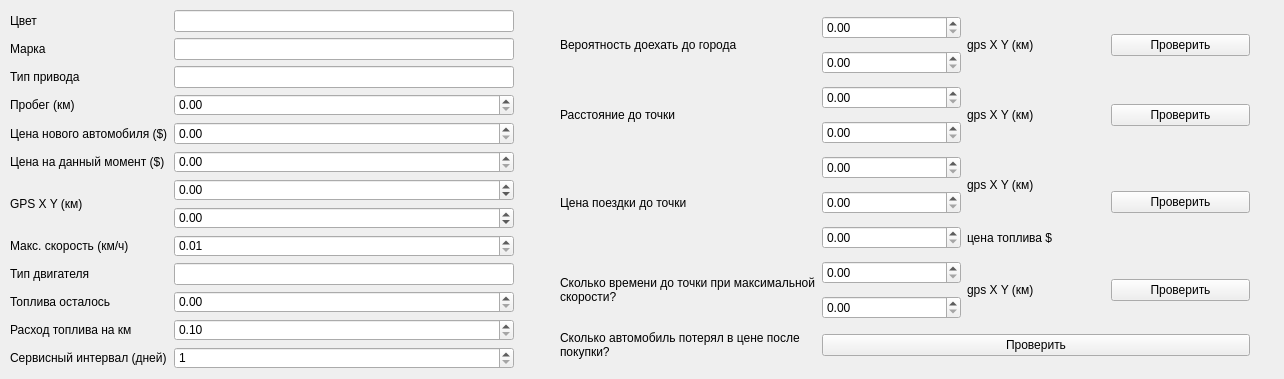
<?xml version="1.0" encoding="UTF-8"?>
<ui version="4.0">
 <class>Form</class>
 <widget class="QWidget" name="Form">
  <property name="geometry">
   <rect>
    <x>0</x>
    <y>0</y>
    <width>1284</width>
    <height>379</height>
   </rect>
  </property>
  <property name="minimumSize">
   <size>
    <width>1284</width>
    <height>379</height>
   </size>
  </property>
  <property name="maximumSize">
   <size>
    <width>1284</width>
    <height>379</height>
   </size>
  </property>
  <property name="windowTitle">
   <string notr="true">Автомобиль в одномерном пространстве</string>
  </property>
  <widget class="QWidget" name="gridLayoutWidget">
   <property name="geometry">
    <rect>
     <x>10</x>
     <y>10</y>
     <width>504</width>
     <height>360</height>
    </rect>
   </property>
   <layout class="QGridLayout" name="gridData">
    <item row="11" column="1">
     <widget class="QDoubleSpinBox" name="boxFuelConsumption">
      <property name="minimum">
       <double>0.100000000000000</double>
      </property>
      <property name="maximum">
       <double>999999999.990000009536743</double>
      </property>
     </widget>
    </item>
    <item row="3" column="1">
     <widget class="QDoubleSpinBox" name="boxMileage">
      <property name="maximum">
       <double>999999999.990000009536743</double>
      </property>
     </widget>
    </item>
    <item row="5" column="0">
     <widget class="QLabel" name="labelNowCost">
      <property name="text">
       <string>Цена на данный момент ($)</string>
      </property>
     </widget>
    </item>
    <item row="1" column="1">
     <widget class="QLineEdit" name="boxBrand"/>
    </item>
    <item row="8" column="1">
     <widget class="QDoubleSpinBox" name="boxMaxSpeed">
      <property name="minimum">
       <double>0.010000000000000</double>
      </property>
      <property name="maximum">
       <double>9999999.990000000223517</double>
      </property>
     </widget>
    </item>
    <item row="5" column="1">
     <widget class="QDoubleSpinBox" name="boxNowCost">
      <property name="maximum">
       <double>9999999999999.990234375000000</double>
      </property>
     </widget>
    </item>
    <item row="12" column="0">
     <widget class="QLabel" name="labelServiceInterval">
      <property name="text">
       <string>Сервисный интервал (дней)</string>
      </property>
     </widget>
    </item>
    <item row="3" column="0">
     <widget class="QLabel" name="labelMileage">
      <property name="text">
       <string>Пробег (км)</string>
      </property>
     </widget>
    </item>
    <item row="4" column="0">
     <widget class="QLabel" name="labelNewCost">
      <property name="text">
       <string>Цена нового автомобиля ($)</string>
      </property>
     </widget>
    </item>
    <item row="6" column="1">
     <widget class="QDoubleSpinBox" name="boxGPSX">
      <property name="minimum">
       <double>-9999999999999.000000000000000</double>
      </property>
      <property name="maximum">
       <double>9999999999.989999771118164</double>
      </property>
     </widget>
    </item>
    <item row="12" column="1">
     <widget class="QSpinBox" name="boxServiceInterval">
      <property name="minimum">
       <number>1</number>
      </property>
      <property name="maximum">
       <number>99999999</number>
      </property>
     </widget>
    </item>
    <item row="0" column="1">
     <widget class="QLineEdit" name="boxColor"/>
    </item>
    <item row="9" column="1">
     <widget class="QLineEdit" name="boxEngineType"/>
    </item>
    <item row="1" column="0">
     <widget class="QLabel" name="labelBrand">
      <property name="text">
       <string>Марка</string>
      </property>
     </widget>
    </item>
    <item row="10" column="1">
     <widget class="QDoubleSpinBox" name="boxRemaningFuel">
      <property name="maximum">
       <double>999999999.990000009536743</double>
      </property>
     </widget>
    </item>
    <item row="9" column="0">
     <widget class="QLabel" name="LabelEngineType">
      <property name="text">
       <string>Тип двигателя</string>
      </property>
     </widget>
    </item>
    <item row="4" column="1">
     <widget class="QDoubleSpinBox" name="boxNewCost">
      <property name="maximum">
       <double>9999999999999.990234375000000</double>
      </property>
     </widget>
    </item>
    <item row="2" column="1">
     <widget class="QLineEdit" name="boxDriveType"/>
    </item>
    <item row="11" column="0">
     <widget class="QLabel" name="labelFuelConsumption">
      <property name="text">
       <string>Расход топлива на км</string>
      </property>
     </widget>
    </item>
    <item row="2" column="0">
     <widget class="QLabel" name="labelDriveType">
      <property name="text">
       <string>Тип привода</string>
      </property>
     </widget>
    </item>
    <item row="0" column="0">
     <widget class="QLabel" name="labelColor">
      <property name="text">
       <string>Цвет</string>
      </property>
     </widget>
    </item>
    <item row="8" column="0">
     <widget class="QLabel" name="labelMaxSpeed">
      <property name="text">
       <string>Макс. скорость (км/ч)</string>
      </property>
     </widget>
    </item>
    <item row="10" column="0">
     <widget class="QLabel" name="labelRemaningFuel">
      <property name="text">
       <string>Топлива осталось</string>
      </property>
     </widget>
    </item>
    <item row="7" column="1">
     <widget class="QDoubleSpinBox" name="boxGPSY">
      <property name="minimum">
       <double>-9999999999999.000000000000000</double>
      </property>
      <property name="maximum">
       <double>9999999999.989999771118164</double>
      </property>
     </widget>
    </item>
    <item row="6" column="0" rowspan="2">
     <widget class="QLabel" name="labelGPS">
      <property name="text">
       <string>GPS X Y (км)</string>
      </property>
     </widget>
    </item>
   </layout>
  </widget>
  <widget class="QWidget" name="gridLayoutWidget_2">
   <property name="geometry">
    <rect>
     <x>560</x>
     <y>10</y>
     <width>690</width>
     <height>361</height>
    </rect>
   </property>
   <layout class="QGridLayout" name="gridMethods">
    <item row="4" column="0" rowspan="3">
     <widget class="QLabel" name="labelCostOfTrip">
      <property name="text">
       <string>Цена поездки до точки</string>
      </property>
     </widget>
    </item>
    <item row="0" column="1">
     <widget class="QDoubleSpinBox" name="boxGPSXGoToCity">
      <property name="maximum">
       <double>99999999999.990005493164063</double>
      </property>
     </widget>
    </item>
    <item row="3" column="1">
     <widget class="QDoubleSpinBox" name="boxGPSYDistanceToPoint">
      <property name="maximum">
       <double>999999999.990000009536743</double>
      </property>
     </widget>
    </item>
    <item row="0" column="3" rowspan="2">
     <widget class="QPushButton" name="buttonGoToCity">
      <property name="text">
       <string>Проверить</string>
      </property>
     </widget>
    </item>
    <item row="6" column="1">
     <widget class="QDoubleSpinBox" name="boxFuelCostCostOfTrip">
      <property name="maximum">
       <double>99999999999.990005493164063</double>
      </property>
     </widget>
    </item>
    <item row="2" column="2" rowspan="2">
     <widget class="QLabel" name="labelGPSDistanceToPoint">
      <property name="text">
       <string>gps X Y (км)</string>
      </property>
     </widget>
    </item>
    <item row="7" column="1">
     <widget class="QDoubleSpinBox" name="boxGPSXTimeOfTrip">
      <property name="maximum">
       <double>9999999999.989999771118164</double>
      </property>
     </widget>
    </item>
    <item row="4" column="1">
     <widget class="QDoubleSpinBox" name="boxGPSXCostOfTrip">
      <property name="maximum">
       <double>999999999.990000009536743</double>
      </property>
     </widget>
    </item>
    <item row="6" column="2">
     <widget class="QLabel" name="labelFuelCostCostOfTrip">
      <property name="text">
       <string>цена топлива $</string>
      </property>
     </widget>
    </item>
    <item row="0" column="2" rowspan="2">
     <widget class="QLabel" name="labelGPSGoToCity">
      <property name="text">
       <string>gps X Y (км)</string>
      </property>
     </widget>
    </item>
    <item row="2" column="1">
     <widget class="QDoubleSpinBox" name="boxGPSXDistanceToPoint">
      <property name="maximum">
       <double>999999999.990000009536743</double>
      </property>
     </widget>
    </item>
    <item row="9" column="0">
     <widget class="QLabel" name="labelPriceLoss">
      <property name="text">
       <string>Сколько автомобиль потерял в цене после покупки?</string>
      </property>
      <property name="wordWrap">
       <bool>true</bool>
      </property>
     </widget>
    </item>
    <item row="4" column="3" rowspan="3">
     <widget class="QPushButton" name="buttonCostOfTrip">
      <property name="text">
       <string>Проверить</string>
      </property>
     </widget>
    </item>
    <item row="9" column="1" colspan="3">
     <widget class="QPushButton" name="buttonPriceLoss">
      <property name="text">
       <string>Проверить</string>
      </property>
     </widget>
    </item>
    <item row="4" column="2" rowspan="2">
     <widget class="QLabel" name="labelGPSCostOfTrip">
      <property name="text">
       <string>gps X Y (км)</string>
      </property>
     </widget>
    </item>
    <item row="5" column="1">
     <widget class="QDoubleSpinBox" name="boxGPSYCostOfTrip">
      <property name="maximum">
       <double>999999999.990000009536743</double>
      </property>
     </widget>
    </item>
    <item row="2" column="3" rowspan="2">
     <widget class="QPushButton" name="buttonDistanceToPoint">
      <property name="text">
       <string>Проверить</string>
      </property>
     </widget>
    </item>
    <item row="1" column="1">
     <widget class="QDoubleSpinBox" name="boxGPSYGoToCity">
      <property name="maximum">
       <double>99999999999.990005493164063</double>
      </property>
     </widget>
    </item>
    <item row="8" column="1">
     <widget class="QDoubleSpinBox" name="boxGPSYTimeOfTrip">
      <property name="maximum">
       <double>9999999999.989999771118164</double>
      </property>
     </widget>
    </item>
    <item row="7" column="2" rowspan="2">
     <widget class="QLabel" name="labelGPSTimeOfTrip">
      <property name="text">
       <string>gps X Y (км)</string>
      </property>
     </widget>
    </item>
    <item row="7" column="3" rowspan="2">
     <widget class="QPushButton" name="buttonTimeOfTrip">
      <property name="text">
       <string>Проверить</string>
      </property>
     </widget>
    </item>
    <item row="0" column="0" rowspan="2">
     <widget class="QLabel" name="labelGoToCity">
      <property name="text">
       <string>Вероятность доехать до города</string>
      </property>
     </widget>
    </item>
    <item row="2" column="0" rowspan="2">
     <widget class="QLabel" name="labelDistanceToPoint">
      <property name="text">
       <string>Расстояние до точки</string>
      </property>
     </widget>
    </item>
    <item row="7" column="0" rowspan="2">
     <widget class="QLabel" name="labelTimeOfTrip">
      <property name="text">
       <string>Сколько времени до точки при максимальной скорости?</string>
      </property>
      <property name="wordWrap">
       <bool>true</bool>
      </property>
     </widget>
    </item>
   </layout>
  </widget>
 </widget>
 <resources/>
 <connections/>
</ui>
